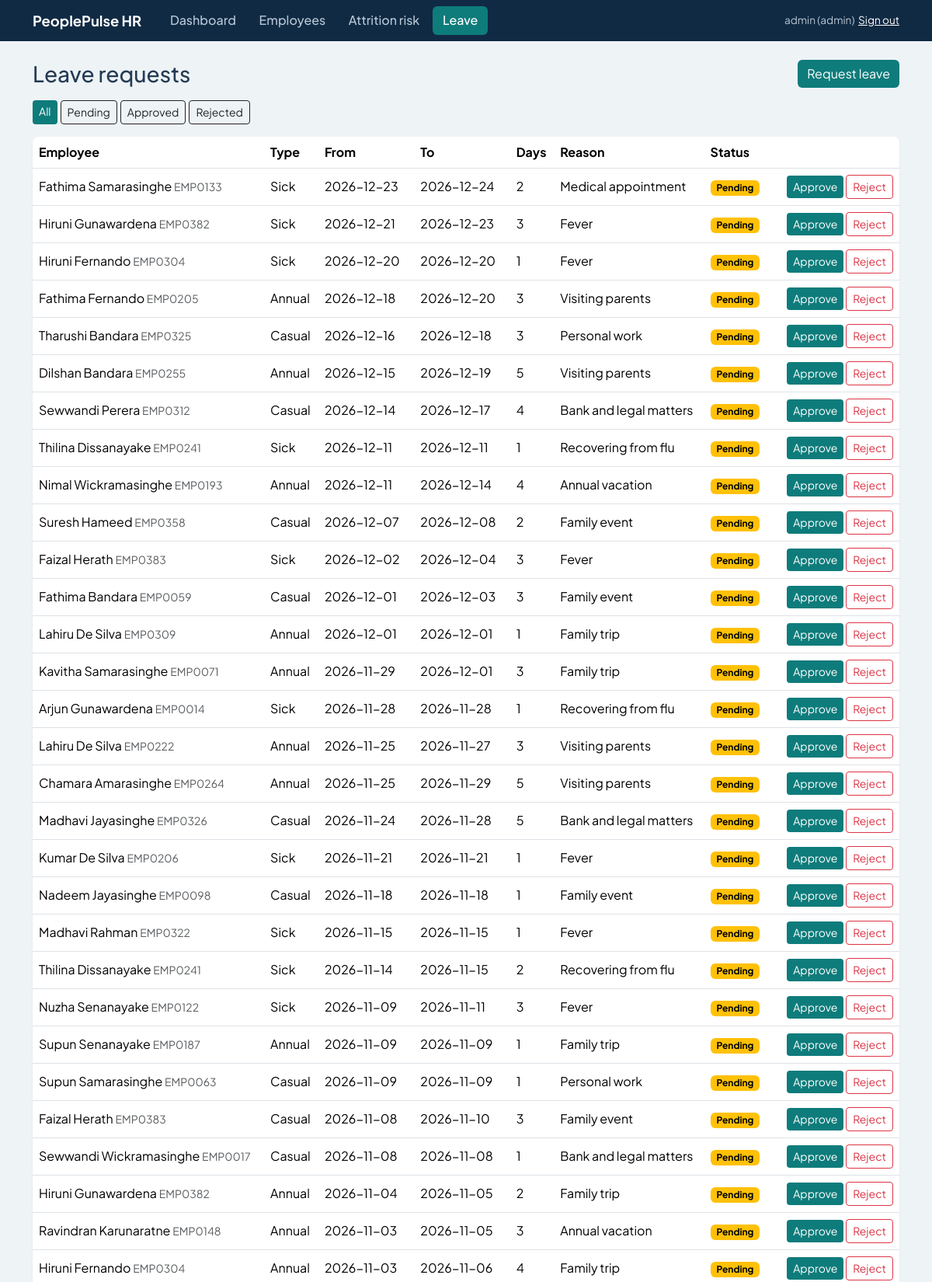
Screenshot of /index.php?c=leaves&a=index (signed in, upper part) with the database file from the repository.
### tables this page shows
CREATE TABLE leave_requests (id INT AUTO_INCREMENT PRIMARY KEY, employee_id INT NOT NULL,
 leave_type ENUM('Annual','Casual','Sick') NOT NULL, start_date DATE NOT NULL, end_date DATE NOT NULL, days SMALLINT NOT NULL,
 reason VARCHAR(200) NOT NULL DEFAULT '', status ENUM('Pending','Approved','Rejected') NOT NULL DEFAULT 'Pending',
 created_at TIMESTAMP DEFAULT CURRENT_TIMESTAMP,
 FOREIGN KEY (employee_id) REFERENCES employees(id) ON DELETE CASCADE);

CREATE TABLE employees (
 id INT AUTO_INCREMENT PRIMARY KEY, emp_code VARCHAR(20) NOT NULL UNIQUE, full_name VARCHAR(100) NOT NULL,
 gender ENUM('Male','Female') NOT NULL, age TINYINT UNSIGNED NOT NULL, email VARCHAR(120) NOT NULL,
 department_id INT NOT NULL, job_role VARCHAR(80) NOT NULL, hire_date DATE NOT NULL,
 monthly_income INT NOT NULL, years_at_company TINYINT UNSIGNED NOT NULL,
 overtime ENUM('Yes','No') NOT NULL, job_satisfaction TINYINT NOT NULL, work_life_balance TINYINT NOT NULL,
 performance_rating TINYINT NOT NULL, distance_from_home SMALLINT NOT NULL, absent_days SMALLINT NOT NULL,
 training_hours SMALLINT NOT NULL, attrition ENUM('Yes','No') NOT NULL DEFAULT 'No',
 FOREIGN KEY (department_id) REFERENCES departments(id), KEY idx_attrition (attrition));

### core/Controller.php (called while the page is built, shortened)
<?php
class Controller {
    protected function view($name, $data = []) {
        extract($data);
        require ROOT . '/views/layout/header.php';
        require ROOT . '/views/' . $name . '.php';
        require ROOT . '/views/layout/footer.php';
    }
}

### controllers/LeavesController.php (called while the page is built, shortened)
<?php
class LeavesController extends Controller {
    private function isHr() { return in_array($_SESSION['user']['role'], ['admin', 'hr'], true); }
    public function index() {
        $status = $_GET['status'] ?? '';
        if (!in_array($status, ['Pending', 'Approved', 'Rejected'], true)) $status = '';
        $own = $this->isHr() ? null : (int)$_SESSION['user']['employee_id'];
        $this->view('leaves/index', ['rows' => Leave::list($own, $status), 'status' => $status, 'isHr' => $this->isHr()]);
    }
}

### index.php (called while the page is built, shortened)
<?php
require ROOT . '/core/helpers.php';
require ROOT . '/core/Database.php';
require ROOT . '/core/Controller.php';
$a = $_GET['a'] ?? 'index';
$ctrl = new $class();
$ctrl->$a();

### core/helpers.php (called while the page is built, shortened)
<?php
function e($v) { return htmlspecialchars((string)$v, ENT_QUOTES, 'UTF-8'); }
function url($c = 'dashboard', $a = 'index', $p = []) {
    return BASE_URL . '/index.php?' . http_build_query(array_merge(['c' => $c, 'a' => $a], $p));
}

### core/Database.php (called while the page is built, shortened)
<?php
class Database {
    private static $pdo;
    public static function pdo() {
        if (!self::$pdo) {
            self::$pdo = new PDO('mysql:host=' . DB_HOST . ';dbname=' . DB_NAME . ';charset=utf8mb4', DB_USER, DB_PASS, [
                PDO::ATTR_ERRMODE => PDO::ERRMODE_EXCEPTION,
                PDO::ATTR_DEFAULT_FETCH_MODE => PDO::FETCH_ASSOC,
            ]);
        }
        return self::$pdo;
    }
    public static function run($sql, $p = []) { $s = self::pdo()->prepare($sql); $s->execute($p); return $s; }
    public static function all($sql, $p = []) { return self::run($sql, $p)->fetchAll(); }
}

### models/Leave.php (called while the page is built, shortened)
<?php
class Leave {
    public static function list($empId = null, $status = '') {
        $w = ['1=1']; $p = [];
        return Database::all("SELECT l.*, e.full_name, e.emp_code FROM leave_requests l JOIN employees e ON e.id = l.employee_id
            WHERE " . implode(' AND ', $w) . " ORDER BY (l.status = 'Pending') DESC, l.start_date DESC LIMIT 200", $p);
    }
}

### views/leaves/index.php (the view)
<div class="d-flex flex-wrap justify-content-between align-items-center gap-2 mb-3">
  <h1 class="h3 mb-0">Leave requests</h1>
  <a class="btn btn-teal" href="<?= e(url('leaves', 'form')) ?>">Request leave</a>
</div>
<div class="d-flex gap-1 mb-3 flex-wrap">
  <?php foreach (['' => 'All', 'Pending' => 'Pending', 'Approved' => 'Approved', 'Rejected' => 'Rejected'] as $v => $t): ?>
    <a class="btn btn-sm <?= $status === $v ? 'btn-teal' : 'btn-outline-dark' ?>" href="<?= e(url('leaves', 'index', ['status' => $v])) ?>"><?= e($t) ?></a>
  <?php endforeach; ?>
</div>
<div class="table-responsive panel p-0">
<table class="table align-middle mb-0">
  <thead><tr><th>Employee</th><th>Type</th><th>From</th><th>To</th><th>Days</th><th>Reason</th><th>Status</th><?php if ($isHr): ?><th></th><?php endif; ?></tr></thead>
  <tbody>
  <?php foreach ($rows as $r): ?>
    <tr>
      <td><?= e($r['full_name']) ?> <small class="text-muted"><?= e($r['emp_code']) ?></small></td><td><?= e($r['leave_type']) ?></td>
      <td><?= e($r['start_date']) ?></td><td><?= e($r['end_date']) ?></td><td><?= (int)$r['days'] ?></td><td><?= e($r['reason']) ?></td>
      <td><span class="badge <?= ['Pending' => 'text-bg-warning', 'Approved' => 'text-bg-success', 'Rejected' => 'text-bg-danger'][$r['status']] ?>"><?= e($r['status']) ?></span></td>
      <?php if ($isHr): ?><td class="text-end text-nowrap">
        <?php if ($r['status'] === 'Pending'): ?>
        <form method="post" action="<?= e(url('leaves', 'decide')) ?>" class="d-inline"><?= csrf_field() ?><input type="hidden" name="id" value="<?= (int)$r['id'] ?>">
          <button name="decision" value="Approved" class="btn btn-sm btn-teal">Approve</button>
          <button name="decision" value="Rejected" class="btn btn-sm btn-outline-danger">Reject</button></form>
        <?php endif; ?></td><?php endif; ?>
    </tr>
  <?php endforeach; if (!$rows): ?><tr><td colspan="8" class="text-center text-muted py-4">No leave requests here yet.</td></tr><?php endif; ?>
  </tbody>
</table></div>

### assets/style.css (style rules this page uses)
:root { --ink:#102A43;--teal:#0E7C7B;--mist:#EEF3F6;--amber:#D69E2E;--red:#C0392B;--text:#243B53 }
body { font-family:'Plus Jakarta Sans',system-ui,sans-serif;background:var(--mist);color:var(--text) }
.btn-teal { background:var(--teal);color:#fff;border:0 }
.panel { background:#fff;border-radius:8px;padding:1.1rem;box-shadow:0 1px 2px rgba(16,42,67,.08) }

### rows the page displays
leave_requests: employee.full_name "Fathima Samarasinghe", employee.emp_code "EMP0133", leave_type "Sick", start_date "2026-12-23", end_date "2026-12-24", days "2", reason "Medical appointment", status "Pending"
leave_requests: employee.full_name "Hiruni Gunawardena", employee.emp_code "EMP0382", leave_type "Sick", start_date "2026-12-21", end_date "2026-12-23", days "3", reason "Fever", status "Pending"
leave_requests: employee.full_name "Hiruni Fernando", employee.emp_code "EMP0304", leave_type "Sick", start_date "2026-12-20", end_date "2026-12-20", days "1", reason "Fever", status "Pending"
leave_requests: employee.full_name "Fathima Fernando", employee.emp_code "EMP0205", leave_type "Annual", start_date "2026-12-18", end_date "2026-12-20", days "3", reason "Visiting parents", status "Pending"
leave_requests: employee.full_name "Tharushi Bandara", employee.emp_code "EMP0325", leave_type "Casual", start_date "2026-12-16", end_date "2026-12-18", days "3", reason "Personal work", status "Pending"
leave_requests: employee.full_name "Dilshan Bandara", employee.emp_code "EMP0255", leave_type "Annual", start_date "2026-12-15", end_date "2026-12-19", days "5", reason "Visiting parents", status "Pending"
leave_requests: employee.full_name "Sewwandi Perera", employee.emp_code "EMP0312", leave_type "Casual", start_date "2026-12-14", end_date "2026-12-17", days "4", reason "Bank and legal matters", status "Pending"
leave_requests: employee.full_name "Thilina Dissanayake", employee.emp_code "EMP0241", leave_type "Sick", start_date "2026-12-11", end_date "2026-12-11", days "1", reason "Recovering from flu", status "Pending"
leave_requests: employee.full_name "Nimal Wickramasinghe", employee.emp_code "EMP0193", leave_type "Annual", start_date "2026-12-11", end_date "2026-12-14", days "4", reason "Annual vacation", status "Pending"
leave_requests: employee.full_name "Suresh Hameed", employee.emp_code "EMP0358", leave_type "Casual", start_date "2026-12-07", end_date "2026-12-08", days "2", reason "Family event", status "Pending"
leave_requests: employee.full_name "Faizal Herath", employee.emp_code "EMP0383", leave_type "Sick", start_date "2026-12-02", end_date "2026-12-04", days "3", reason "Fever", status "Pending"
leave_requests: employee.full_name "Fathima Bandara", employee.emp_code "EMP0059", leave_type "Casual", start_date "2026-12-01", end_date "2026-12-03", days "3", reason "Family event", status "Pending"
leave_requests: employee.full_name "Lahiru De Silva", employee.emp_code "EMP0309", leave_type "Annual", start_date "2026-12-01", end_date "2026-12-01", days "1", reason "Family trip", status "Pending"
leave_requests: employee.full_name "Kavitha Samarasinghe", employee.emp_code "EMP0071", leave_type "Annual", start_date "2026-11-29", end_date "2026-12-01", days "3", reason "Family trip", status "Pending"
leave_requests: employee.full_name "Arjun Gunawardena", employee.emp_code "EMP0014", leave_type "Sick", start_date "2026-11-28", end_date "2026-11-28", days "1", reason "Recovering from flu", status "Pending"
leave_requests: employee.full_name "Lahiru De Silva", employee.emp_code "EMP0222", leave_type "Annual", start_date "2026-11-25", end_date "2026-11-27", days "3", reason "Visiting parents", status "Pending"
leave_requests: employee.full_name "Chamara Amarasinghe", employee.emp_code "EMP0264", leave_type "Annual", start_date "2026-11-25", end_date "2026-11-29", days "5", reason "Visiting parents", status "Pending"
leave_requests: employee.full_name "Madhavi Jayasinghe", employee.emp_code "EMP0326", leave_type "Casual", start_date "2026-11-24", end_date "2026-11-28", days "5", reason "Bank and legal matters", status "Pending"
leave_requests: employee.full_name "Kumar De Silva", employee.emp_code "EMP0206", leave_type "Sick", start_date "2026-11-21", end_date "2026-11-21", days "1", reason "Fever", status "Pending"
leave_requests: employee.full_name "Nadeem Jayasinghe", employee.emp_code "EMP0098", leave_type "Casual", start_date "2026-11-18", end_date "2026-11-18", days "1", reason "Family event", status "Pending"
leave_requests: employee.full_name "Madhavi Rahman", employee.emp_code "EMP0322", leave_type "Sick", start_date "2026-11-15", end_date "2026-11-15", days "1", reason "Fever", status "Pending"
leave_requests: employee.full_name "Thilina Dissanayake", employee.emp_code "EMP0241", leave_type "Sick", start_date "2026-11-14", end_date "2026-11-15", days "2", reason "Recovering from flu", status "Pending"
leave_requests: employee.full_name "Nuzha Senanayake", employee.emp_code "EMP0122", leave_type "Sick", start_date "2026-11-09", end_date "2026-11-11", days "3", reason "Fever", status "Pending"
leave_requests: employee.full_name "Supun Senanayake", employee.emp_code "EMP0187", leave_type "Annual", start_date "2026-11-09", end_date "2026-11-09", days "1", reason "Family trip", status "Pending"
leave_requests: employee.full_name "Supun Samarasinghe", employee.emp_code "EMP0063", leave_type "Casual", start_date "2026-11-09", end_date "2026-11-09", days "1", reason "Personal work", status "Pending"
leave_requests: employee.full_name "Faizal Herath", employee.emp_code "EMP0383", leave_type "Casual", start_date "2026-11-08", end_date "2026-11-10", days "3", reason "Family event", status "Pending"
leave_requests: employee.full_name "Sewwandi Wickramasinghe", employee.emp_code "EMP0017", leave_type "Casual", start_date "2026-11-08", end_date "2026-11-08", days "1", reason "Bank and legal matters", status "Pending"
leave_requests: employee.full_name "Hiruni Gunawardena", employee.emp_code "EMP0382", leave_type "Annual", start_date "2026-11-04", end_date "2026-11-05", days "2", reason "Family trip", status "Pending"
leave_requests: employee.full_name "Ravindran Karunaratne", employee.emp_code "EMP0148", leave_type "Annual", start_date "2026-11-03", end_date "2026-11-05", days "3", reason "Annual vacation", status "Pending"
leave_requests: employee.full_name "Hiruni Fernando", employee.emp_code "EMP0304", leave_type "Annual", start_date "2026-11-03", end_date "2026-11-06", days "4", reason "Family trip", status "Pending"

### other values shown
$user['username'] "admin"
$role "admin"
$t "All"
$t "Pending"
$t "Approved"
$t "Rejected"
